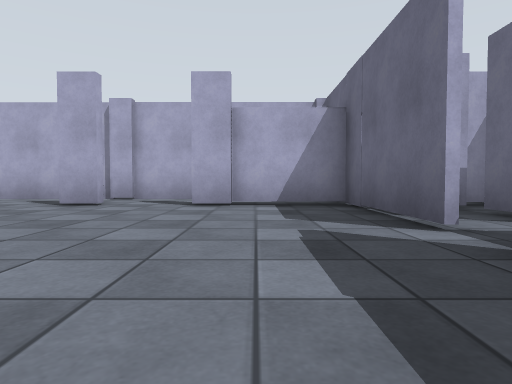
View 1 (above)

16 first-person views from a walk through a Gazebo world. The camera is 0.72 m above the floor, tilts 2° down and sees 75° across. The lines on the ground mark 1 m squares. The floor is counted in squares, 2 m on a side. Each view is taken from the middle of a square. On the plan, view 1 faces up. The plan holds only what a view shows up to about 9 squares ahead; the rest is blank. Surface patterns are stand-ins for the level's own textures.

View 2
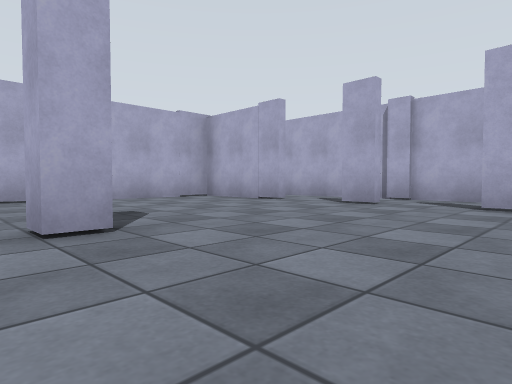

View 3
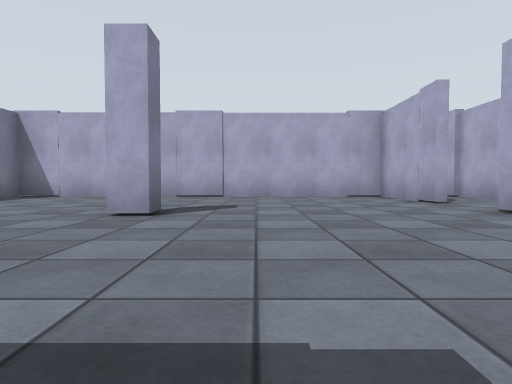

View 4
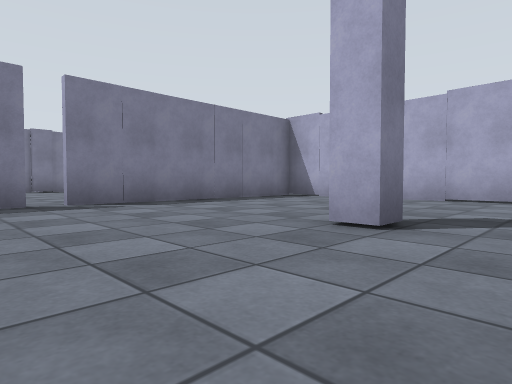

View 5
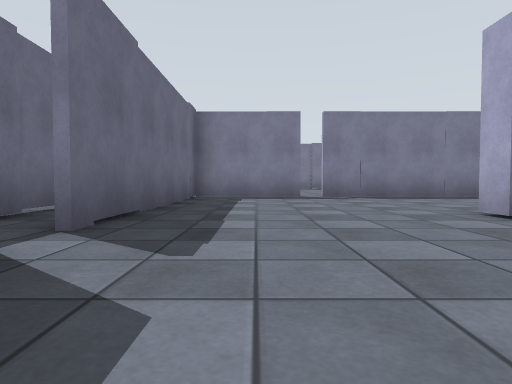

View 6
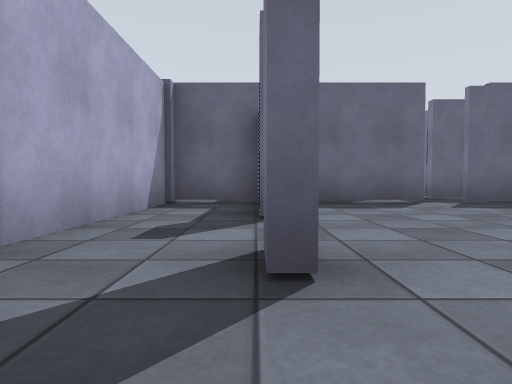

View 7
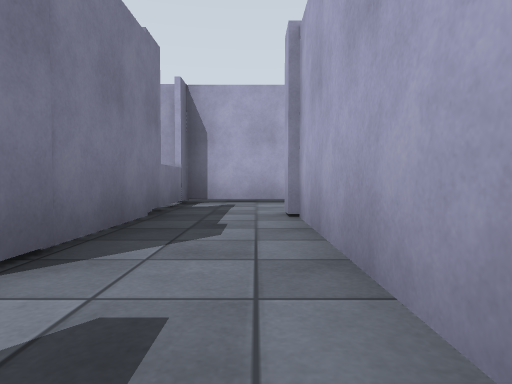

View 8
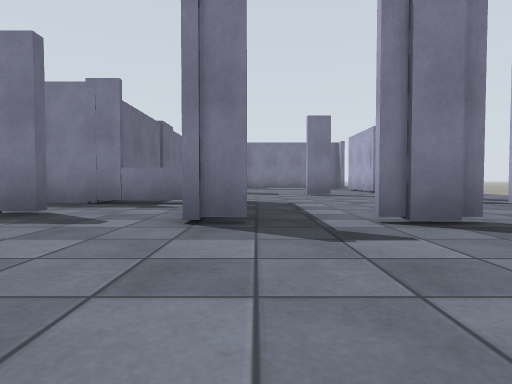

View 9
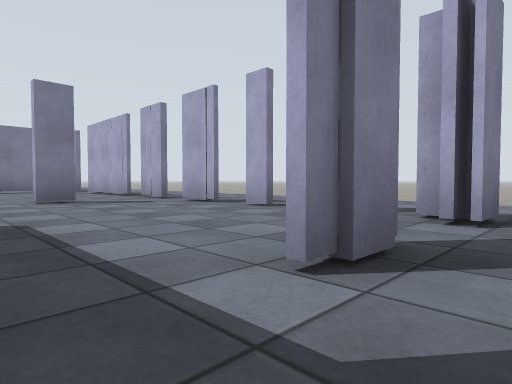

View 10
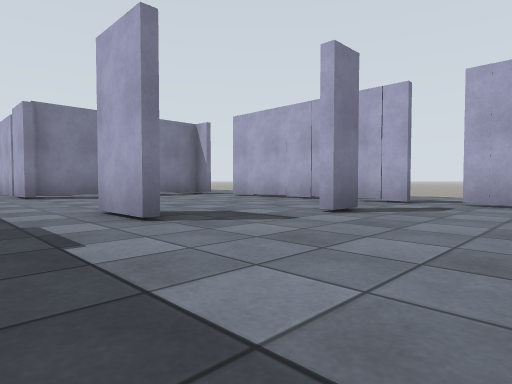

View 11
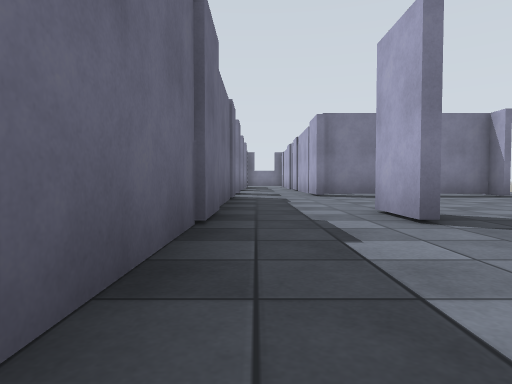

View 12
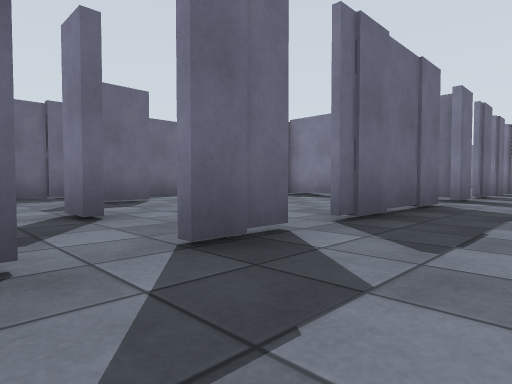

View 13
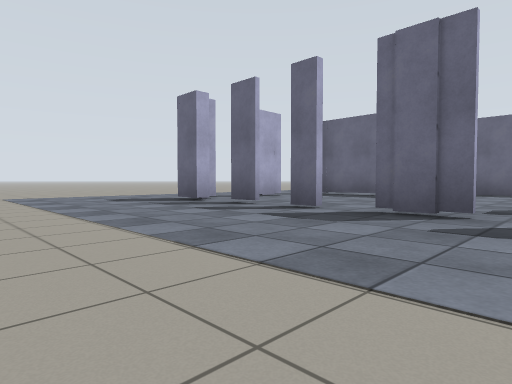

View 14
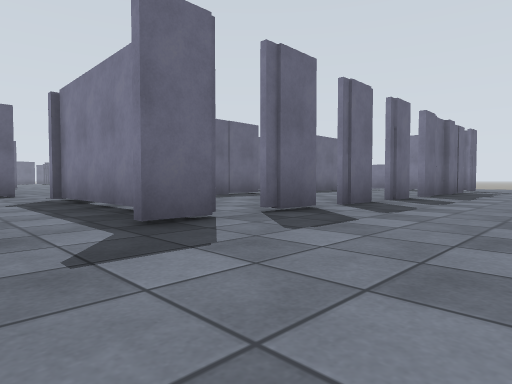

View 15
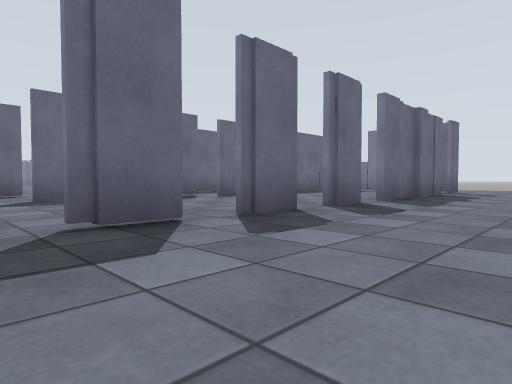

View 16
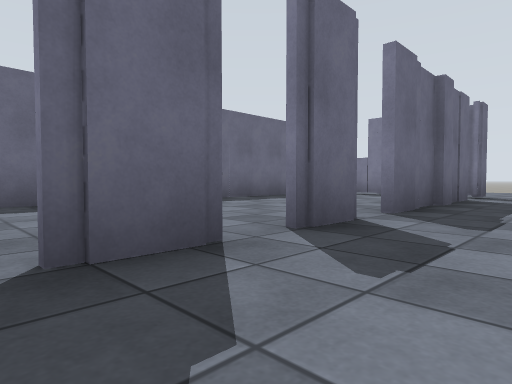

### Floor plan
Ten units are one square. View 1 is at (0, 0); x grows to the right and y downward. Boxes are objects, and circles mark ways between rooms. Rooms are numbered by the first view taken in them; rooms with no view inside come last. Other rooms are left out.
<svg viewBox="-133 -80 248 227">
<path fill="none" stroke="#000" d="M-29 -9 -23 -9 -23 -5 -29 -5M-22 -48 -29 -48M-29 -49 -24 -49M13 -22 13 -64 -44 -64M-41 -48 -64 -48 -64 33 -14 33M14 -48 -10 -48M-10 33 13 33 13 -18M-68 -65 -62 -65M-90 -72 -84 -72M-110 -72 -100 -72M-125 -26 -125 -38M-125 -10 -125 -20M-125 -55 -125 -61M-125 22 -125 -5M-124 31 -124 37 -114 37M-124 -72 -119 -72M-125 -68 -125 -75M-125 41 -125 31M-128 -74 -119 -74M-125 58 -125 46M-125 74 -125 62M-125 90 -125 79M-125 130 -125 95M-125 142 -125 136M-84 -12 -84 -1M-85 -1 -85 -10M-124 -5 -124 22M-124 -20 -124 -11M-124 -38 -124 -28M-85 -55 -85 -74M-114 37 -84 37 -84 46M-65 34 -65 -50M-100 -71 -108 -71M-85 86 -85 52M-85 126 -85 91M-104 140 -96 140M-44 -64 -66 -64M-84 -65 -84 -44M-85 -49 -42 -49"/>
<circle cx="-55" cy="-60" r="3" fill="#2a7"/>
<circle cx="-105" cy="-70" r="3" fill="#2a7"/>
<circle cx="-120" cy="-10" r="3" fill="#2a7"/>
<circle cx="-120" cy="-45" r="3" fill="#2a7"/>
<circle cx="-120" cy="-60" r="3" fill="#2a7"/>
<circle cx="-120" cy="30" r="3" fill="#2a7"/>
<circle cx="-120" cy="60" r="3" fill="#2a7"/>
<circle cx="-120" cy="130" r="3" fill="#2a7"/>
<circle cx="-120" cy="85" r="3" fill="#2a7"/>
<circle cx="-70" cy="-70" r="3" fill="#2a7"/>
<circle cx="-105" cy="75" r="3" fill="#2a7"/>
<text x="-20" y="-20">1</text>
<text x="110" y="-20">2</text>
<text x="-100" y="-10">3</text>
<text x="-100" y="60">4</text>
<text x="-110" y="110">5</text>
<text x="-60" y="-60">6</text>
</svg>
Room 1 opens to room 6. Room 2 opens to room 3. Room 2 opens to room 4. Room 2 opens to room 5. Room 2 opens to room 6. Room 4 opens to room 5.

Where each view was taken, in squares from view 1:
view 1: 0 up, 0 right, facing up
view 2: 0 up, 0 right, facing up-left
view 3: 2 up, 1 right, facing left
view 4: 2 up, 0 right, facing down-left
view 5: 4 up, 0 right, facing down
view 6: 5 up, 4 left, facing right
view 7: 6 up, 3 left, facing left
view 8: 10 up, 9 left, facing down
view 9: 8 up, 9 left, facing down-left
view 10: 4 up, 7 left, facing down-left
view 11: 4 up, 7 left, facing down
view 12: 3 up, 14 left, facing down-right
view 13: 2 up, 16 left, facing up-right
view 14: 2 down, 15 left, facing down-right
view 15: 4 down, 15 left, facing down-right
view 16: 6 down, 14 left, facing down-right
